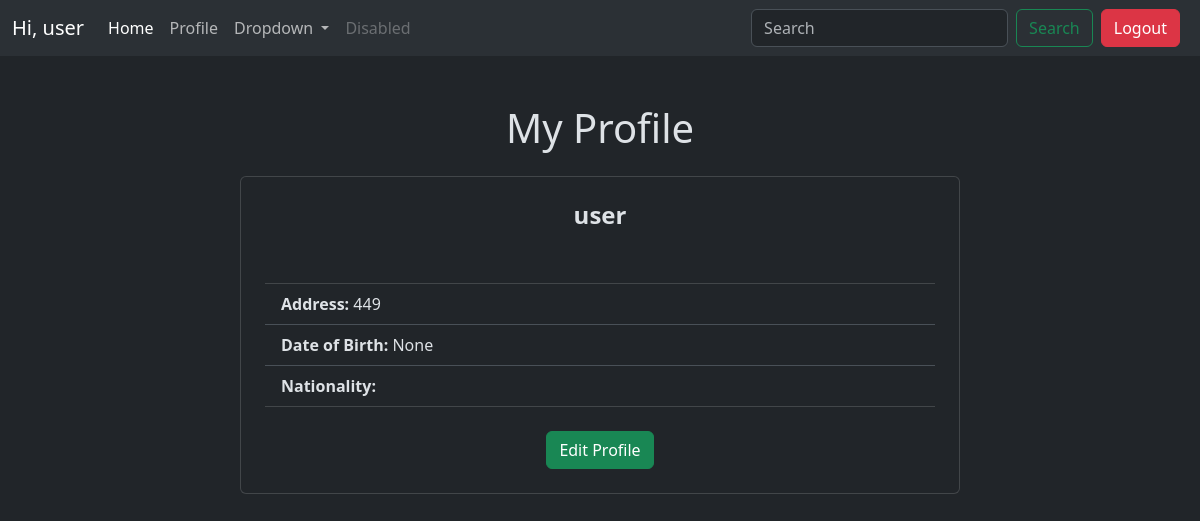
Screenshot of /user_profile/view/1/ (signed in) with the database file from the repository.
### user_profile/models.py (models this page shows, shortened)
class UserProfile(models.Model):
    user = models.OneToOneField(User, on_delete=models.CASCADE)
    bio = models.TextField(max_length=200, blank=True)
    address = models.CharField(max_length=100, blank=True)
    nationality = models.CharField(max_length=50, blank=True)
    date_of_birth = models.DateField(blank=True, null=True)
    image = models.ImageField(upload_to='profile_pics/', blank=True, null=True)

### user_profile/views.py (the view)
# urls.py: path('view/<int:user_id>/', views.view_profile, name='view_profile'),
@login_required
def view_profile(request, user_id):
    user = User.objects.get(id=user_id)
    profile, created = UserProfile.objects.get_or_create(user=user)
    if created:
        profile.save()
    return render(request, 'view_profile.html', {'profile': profile})

### user_profile/templates/view_profile.html (shortened to what this page needs)
{% extends "layout.html" %}
{% block content %}
<div class="container mt-5">
    <div class="row justify-content-center">
        <div class="col-lg-8">
            <h1 class="text-center mb-4">My Profile</h1>
            <div class="card p-4">
                <h4 class="text-center">
                    <strong>{{ profile.user.username }}</strong> <br>
                    <small class="text-muted">{{ profile.bio }}</small> <br>
                </h4>
                <ul class="list-group list-group-flush mt-3">
                    <li class="list-group-item">
                        <strong>Address:</strong> {{ profile.address }}
                    </li>
                    <li class="list-group-item">
                        <strong>Date of Birth:</strong> {{ profile.date_of_birth }}
                    </li>
                    <li class="list-group-item">
                        <strong>Nationality:</strong> {{ profile.nationality }}
                    </li>
                </ul>
                <div class="text-center mt-4">
                    <a class="btn btn-success" href="{% url 'edit_profile' user.id %}">
                        Edit Profile
                    </a>
                </div>
            </div>
        </div>
    </div>
</div>
{% endblock %}

### templates/layout.html (shortened to what this page needs)
{% load static %}
<!DOCTYPE html>
<html lang="en" data-bs-theme="dark">
<head>
    <link href="https://cdn.jsdelivr.net/npm/bootstrap@5.3.3/dist/css/bootstrap.min.css" rel="stylesheet">
    <link rel="stylesheet" href="{% static 'style.css' %}">
</head>
<body>
    <nav class="navbar navbar-expand-lg bg-body-tertiary">
        <div class="container-fluid">
            {% if user.is_authenticated %}
              <a class="navbar-brand" href="#">Hi, {{user.username}}</a>
            {% else %}
            <a class="navbar-brand" href="#">Tweet!</a>
            {% endif %}
          <div class="collapse navbar-collapse" id="navbarSupportedContent">
            <ul class="navbar-nav me-auto mb-2 mb-lg-0">
              <li class="nav-item">
                <a href="{% url 'tweet_list' %}" class="nav-link active" aria-current="page">Home</a>
              </li>
              <li class="nav-item">
                {% if user.is_authenticated %}
                <a href="{% url 'view_profile' user.id %}" class="nav-link">Profile</a>
                {% endif %}
              </li>
              <li class="nav-item dropdown">
                <a class="nav-link dropdown-toggle" href="#" role="button" data-bs-toggle="dropdown" aria-expanded="false">
                  Dropdown
                </a>
              </li>
              <li class="nav-item">
                <a class="nav-link disabled" aria-disabled="true">Disabled</a>
              </li>
            </ul>
            <form class="d-flex" role="search">
              <input class="form-control me-2" type="search" placeholder="Search" aria-label="Search">
              <button class="btn btn-outline-success" type="submit">Search</button>
            </form>
            {% if user.is_authenticated %}
            <form action="{% url 'logout' %}" method="post">
              <button class="btn btn-danger mx-2" type='submit'>Logout</button>
            </form>
            {% else %}
            <a href="{% url 'register' %}" class="btn btn-primary mx-2 btn-success">Register</a>
            <a href="{% url 'login' %}" class="btn btn-primary mx-2 btn-success">Login</a>
            {% endif %}
          </div>
        </div>
      </nav>
    <div class="container">
        {% block content %}
        {% endblock %}
    </div>
</body>
</html>

### rows the page displays
UserProfile: user.username "user", address "449", date_of_birth "None"

### other values shown
{{ user.username }} "user"
